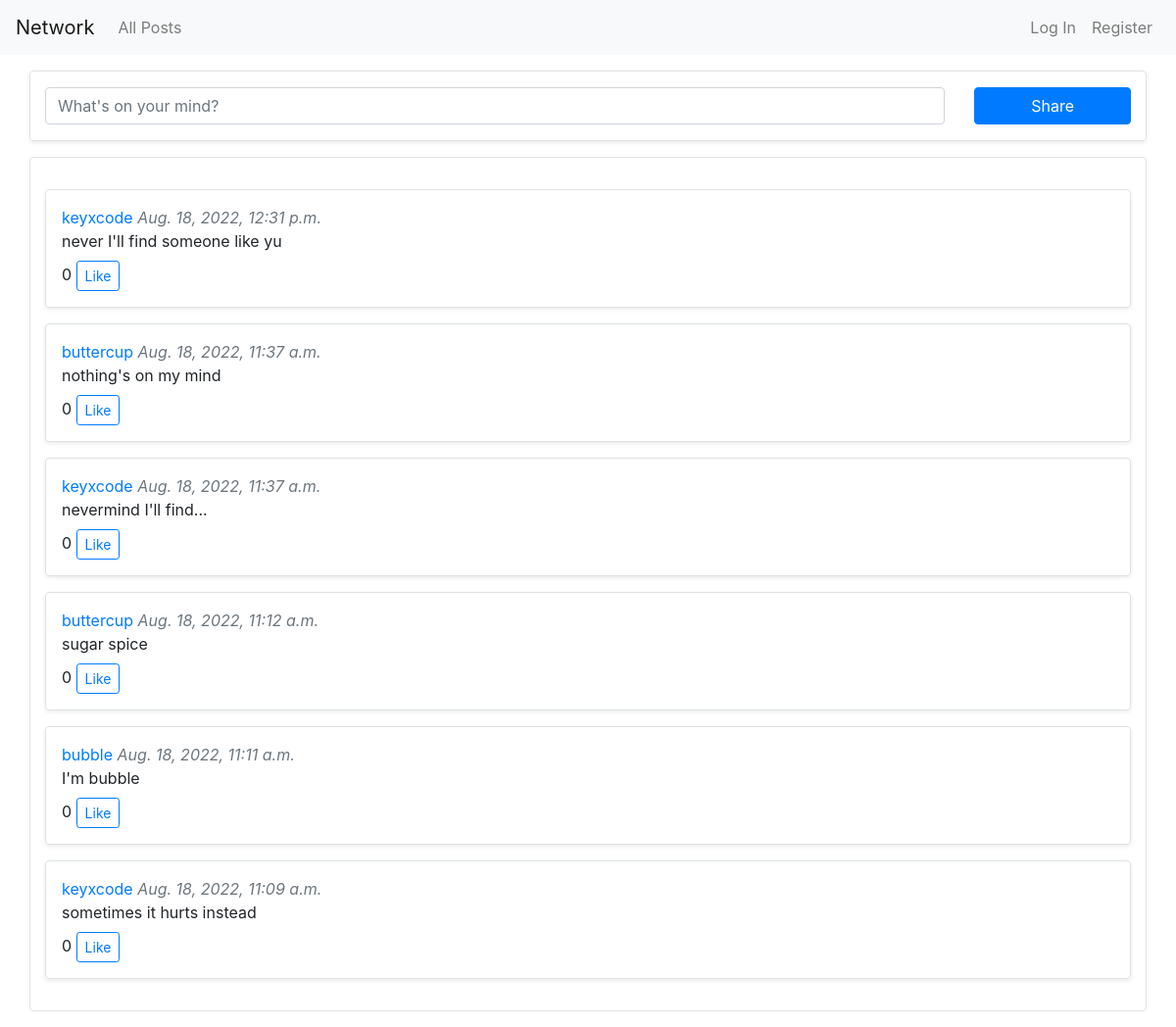
/, run on an earlier commit of the app's database.
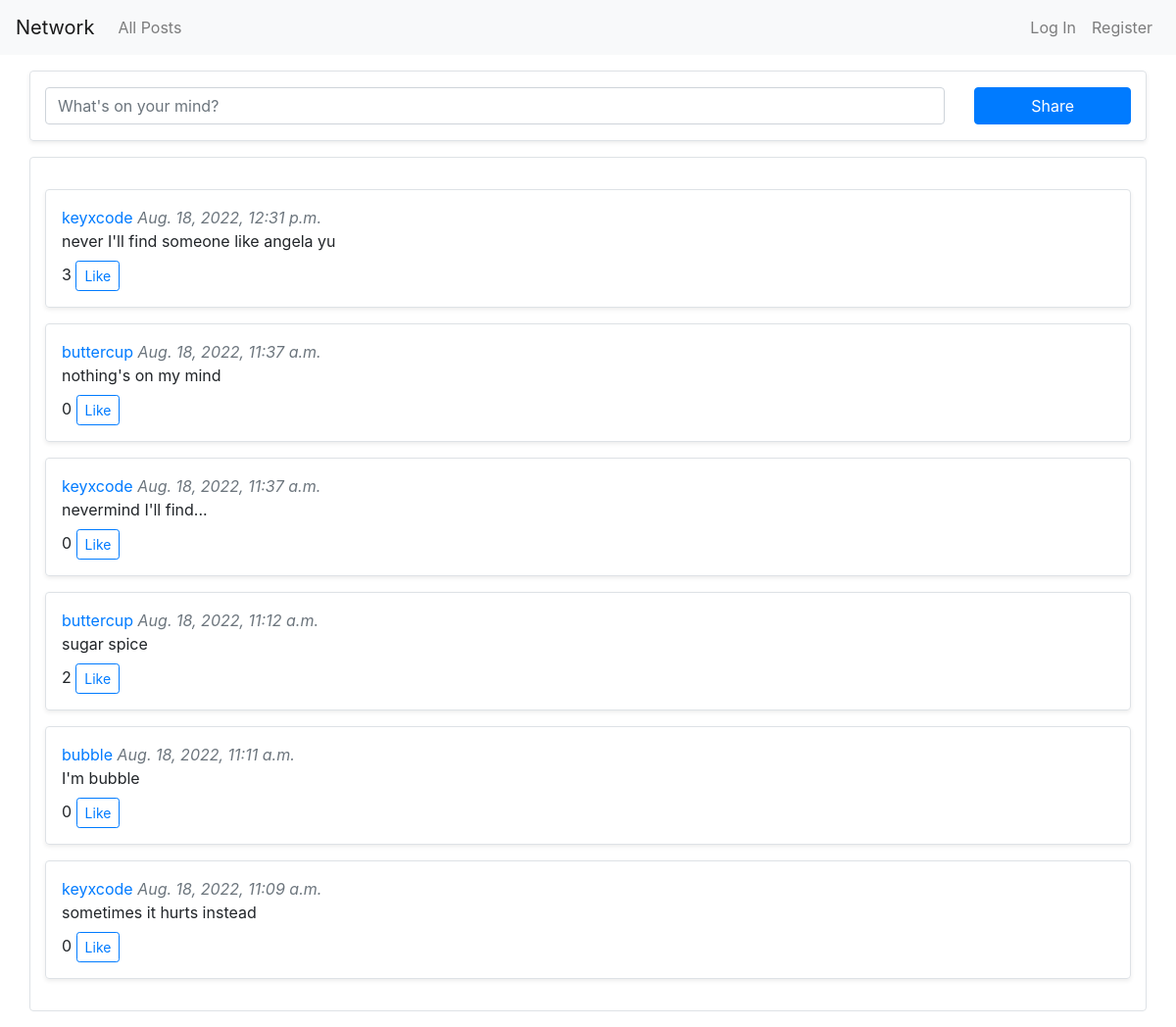
And on a later commit of the database.
### network/models.py (models this page shows, shortened)
class Post(models.Model):
    content = models.TextField(blank=True)
    poster = models.ForeignKey("User", on_delete=models.CASCADE, null=True, related_name="all_posts")
    timestamp = models.DateTimeField(auto_now_add=True)
    likers = models.ManyToManyField("User", related_name="liked_post")

class User(AbstractUser):
    pass

### network/views.py (the view)
# urls.py: path("", views.index, name="index"),
def index(request):
    posts = Post.objects.all().order_by('-timestamp')
    return render(request, "network/index.html", {
        "posts": posts
    })

### network/templates/network/index.html (shortened to what this page needs)
{% extends "network/layout.html" %}
{% load static %}
{% block body %}
    <form action="{% url 'create_post' %}" class="border shadow-sm rounded row my-3" method="post">
            <div class="col-md-10">
                <textarea autofocus class="form-control my-3" name="content" placeholder="What's on your mind?" rows="1"></textarea>
            </div>
            <div class="col-md-2">
                <input class="btn btn-primary my-3 w-100" type="submit" value="Share">
            </div>
    </form>
    <div class="border rounded row mb-3 py-3">
        <div class="col">
            {% if posts %}
                {% for post in posts %}
                    <div class="border rounded shadow-sm p-3 my-3">
                        <div class="row">
                            <div class="col">
                                <div>
                                    <a href="#">{{ post.poster }}</a>
                                    <span class="text-muted font-italic">{{ post.timestamp }}</span>
                                </div>
                                <div class="mb-2">
                                    <span id="post-{{ post.id }}">{{ post.content }}</span>
                                </div>
                                <div>
                                    <span id="like-count-{{ post.id }}">{{ post.likers.all.count }}</span>
                                    {% if request.user in post.likers.all %}
                                        <button class="btn btn-primary btn-sm like-button" data-post="{{ post.id }}">Unlike</button>
                                    {% else %}
                                        <button class="btn btn-outline-primary btn-sm like-button" data-post="{{ post.id }}">Like</button>
                                    {% endif %}
                                </div>
                            </div>
                        </div>
                    </div>
                {% endfor %}
            {% else %}
                It's empty here!
            {% endif %}
        </div>
    </div>
{% endblock %}

What changed in the data, as far as the page shows it:
changed Post: content "never I'll find someone like yu" → "never I'll find someone like angela yu"; likers.all.count "0" → "3"
computed for Post "Aug. 18, 2022, 11:12 a.m.": likers.all.count "0" → "2"
